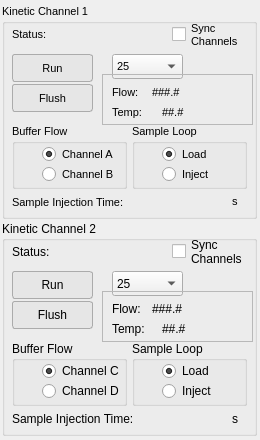
<?xml version="1.0" encoding="UTF-8"?>
<ui version="4.0">
 <class>Kinetic</class>
 <widget class="QWidget" name="Kinetic">
  <property name="geometry">
   <rect>
    <x>0</x>
    <y>0</y>
    <width>260</width>
    <height>440</height>
   </rect>
  </property>
  <property name="sizePolicy">
   <sizepolicy hsizetype="Fixed" vsizetype="Preferred">
    <horstretch>0</horstretch>
    <verstretch>0</verstretch>
   </sizepolicy>
  </property>
  <property name="minimumSize">
   <size>
    <width>260</width>
    <height>440</height>
   </size>
  </property>
  <property name="maximumSize">
   <size>
    <width>262</width>
    <height>500</height>
   </size>
  </property>
  <property name="font">
   <font>
    <family>Segoe UI</family>
   </font>
  </property>
  <property name="windowTitle">
   <string>Form</string>
  </property>
  <property name="styleSheet">
   <string notr="true"/>
  </property>
  <layout class="QGridLayout" name="gridLayout">
   <property name="leftMargin">
    <number>0</number>
   </property>
   <property name="topMargin">
    <number>0</number>
   </property>
   <property name="rightMargin">
    <number>0</number>
   </property>
   <property name="bottomMargin">
    <number>0</number>
   </property>
   <property name="spacing">
    <number>0</number>
   </property>
   <item row="2" column="0">
    <layout class="QVBoxLayout" name="verticalLayout_2">
     <property name="spacing">
      <number>2</number>
     </property>
     <property name="sizeConstraint">
      <enum>QLayout::SetMinimumSize</enum>
     </property>
     <item alignment="Qt::AlignHCenter">
      <widget class="QGroupBox" name="CH1">
       <property name="minimumSize">
        <size>
         <width>255</width>
         <height>215</height>
        </size>
       </property>
       <property name="maximumSize">
        <size>
         <width>255</width>
         <height>215</height>
        </size>
       </property>
       <property name="font">
        <font>
         <family>Segoe UI</family>
         <pointsize>8</pointsize>
        </font>
       </property>
       <property name="title">
        <string>Kinetic Channel 1</string>
       </property>
       <widget class="QPushButton" name="run1">
        <property name="geometry">
         <rect>
          <x>10</x>
          <y>50</y>
          <width>81</width>
          <height>28</height>
         </rect>
        </property>
        <property name="minimumSize">
         <size>
          <width>40</width>
          <height>25</height>
         </size>
        </property>
        <property name="styleSheet">
         <string notr="true">QPushButton {

		background-color: rgb(230, 230, 230);
	    border: 1px solid rgb(171, 171, 171);
		border-radius: 3px;

}

QPushButton::hover{
	background: rgb(253, 253, 253);
	border: 1px raised;
	border-radius: 5px;
}</string>
        </property>
        <property name="text">
         <string>Run</string>
        </property>
       </widget>
       <widget class="QPushButton" name="flush1">
        <property name="geometry">
         <rect>
          <x>10</x>
          <y>80</y>
          <width>81</width>
          <height>28</height>
         </rect>
        </property>
        <property name="minimumSize">
         <size>
          <width>40</width>
          <height>25</height>
         </size>
        </property>
        <property name="styleSheet">
         <string notr="true">QPushButton {

		background-color: rgb(230, 230, 230);
	    border: 1px solid rgb(171, 171, 171);
		border-radius: 3px;

}

QPushButton::hover{
	background: rgb(253, 253, 253);
	border: 1px raised;
	border-radius: 5px;
}</string>
        </property>
        <property name="text">
         <string>Flush</string>
        </property>
       </widget>
       <widget class="QComboBox" name="run_rate_ch1">
        <property name="geometry">
         <rect>
          <x>110</x>
          <y>50</y>
          <width>71</width>
          <height>25</height>
         </rect>
        </property>
        <property name="minimumSize">
         <size>
          <width>40</width>
          <height>25</height>
         </size>
        </property>
        <item>
         <property name="text">
          <string>25</string>
         </property>
        </item>
        <item>
         <property name="text">
          <string>50</string>
         </property>
        </item>
        <item>
         <property name="text">
          <string>100</string>
         </property>
        </item>
        <item>
         <property name="text">
          <string>200</string>
         </property>
        </item>
       </widget>
       <widget class="QLabel" name="label">
        <property name="geometry">
         <rect>
          <x>190</x>
          <y>55</y>
          <width>50</width>
          <height>16</height>
         </rect>
        </property>
        <property name="minimumSize">
         <size>
          <width>50</width>
          <height>16</height>
         </size>
        </property>
        <property name="maximumSize">
         <size>
          <width>50</width>
          <height>16</height>
         </size>
        </property>
        <property name="text">
         <string/>
        </property>
        <property name="pixmap">
         <pixmap resource="ai.qrc">:/img/img/micro_per_min.png</pixmap>
        </property>
        <property name="scaledContents">
         <bool>true</bool>
        </property>
       </widget>
       <widget class="QLabel" name="status1">
        <property name="geometry">
         <rect>
          <x>60</x>
          <y>20</y>
          <width>111</width>
          <height>21</height>
         </rect>
        </property>
        <property name="text">
         <string>&lt;status&gt;</string>
        </property>
       </widget>
       <widget class="QLabel" name="label_15">
        <property name="geometry">
         <rect>
          <x>10</x>
          <y>20</y>
          <width>55</width>
          <height>21</height>
         </rect>
        </property>
        <property name="text">
         <string>Status:</string>
        </property>
       </widget>
       <widget class="QLabel" name="label_17">
        <property name="geometry">
         <rect>
          <x>10</x>
          <y>190</y>
          <width>141</width>
          <height>16</height>
         </rect>
        </property>
        <property name="text">
         <string>Sample Injection Time:</string>
        </property>
       </widget>
       <widget class="QLabel" name="inject_time_ch1">
        <property name="geometry">
         <rect>
          <x>150</x>
          <y>190</y>
          <width>71</width>
          <height>16</height>
         </rect>
        </property>
        <property name="text">
         <string/>
        </property>
       </widget>
       <widget class="QLabel" name="label_18">
        <property name="geometry">
         <rect>
          <x>230</x>
          <y>190</y>
          <width>21</width>
          <height>16</height>
         </rect>
        </property>
        <property name="minimumSize">
         <size>
          <width>10</width>
          <height>10</height>
         </size>
        </property>
        <property name="text">
         <string>&lt;html&gt;&lt;head/&gt;&lt;body&gt;&lt;p&gt;s&lt;/p&gt;&lt;/body&gt;&lt;/html&gt;</string>
        </property>
       </widget>
       <widget class="QCheckBox" name="sync_1">
        <property name="enabled">
         <bool>true</bool>
        </property>
        <property name="geometry">
         <rect>
          <x>170</x>
          <y>10</y>
          <width>81</width>
          <height>41</height>
         </rect>
        </property>
        <property name="text">
         <string>Sync
Channels</string>
        </property>
       </widget>
       <widget class="QGroupBox" name="pump_flow_ch1">
        <property name="geometry">
         <rect>
          <x>10</x>
          <y>120</y>
          <width>115</width>
          <height>65</height>
         </rect>
        </property>
        <property name="title">
         <string>Buffer Flow </string>
        </property>
        <widget class="QRadioButton" name="spr_ch1">
         <property name="geometry">
          <rect>
           <x>30</x>
           <y>40</y>
           <width>81</width>
           <height>20</height>
          </rect>
         </property>
         <property name="text">
          <string>Channel B</string>
         </property>
        </widget>
        <widget class="QRadioButton" name="waste_ch1">
         <property name="geometry">
          <rect>
           <x>30</x>
           <y>20</y>
           <width>81</width>
           <height>20</height>
          </rect>
         </property>
         <property name="text">
          <string>Channel A</string>
         </property>
         <property name="checked">
          <bool>true</bool>
         </property>
        </widget>
       </widget>
       <widget class="QGroupBox" name="sample_flow_ch1">
        <property name="enabled">
         <bool>true</bool>
        </property>
        <property name="geometry">
         <rect>
          <x>130</x>
          <y>120</y>
          <width>115</width>
          <height>65</height>
         </rect>
        </property>
        <property name="title">
         <string>Sample Loop</string>
        </property>
        <widget class="QRadioButton" name="inject_ch1">
         <property name="geometry">
          <rect>
           <x>30</x>
           <y>40</y>
           <width>71</width>
           <height>20</height>
          </rect>
         </property>
         <property name="text">
          <string>Inject</string>
         </property>
        </widget>
        <widget class="QRadioButton" name="load_ch1">
         <property name="geometry">
          <rect>
           <x>30</x>
           <y>20</y>
           <width>71</width>
           <height>20</height>
          </rect>
         </property>
         <property name="text">
          <string>Load</string>
         </property>
         <property name="checked">
          <bool>true</bool>
         </property>
        </widget>
       </widget>
       <widget class="QFrame" name="sensor_frame_ch1">
        <property name="geometry">
         <rect>
          <x>100</x>
          <y>70</y>
          <width>151</width>
          <height>51</height>
         </rect>
        </property>
        <property name="frameShape">
         <enum>QFrame::StyledPanel</enum>
        </property>
        <property name="frameShadow">
         <enum>QFrame::Raised</enum>
        </property>
        <widget class="QLabel" name="label_5">
         <property name="geometry">
          <rect>
           <x>100</x>
           <y>10</y>
           <width>50</width>
           <height>16</height>
          </rect>
         </property>
         <property name="minimumSize">
          <size>
           <width>10</width>
           <height>10</height>
          </size>
         </property>
         <property name="maximumSize">
          <size>
           <width>50</width>
           <height>16</height>
          </size>
         </property>
         <property name="text">
          <string/>
         </property>
         <property name="pixmap">
          <pixmap resource="ai.qrc">:/img/img/micro_per_min.png</pixmap>
         </property>
         <property name="scaledContents">
          <bool>true</bool>
         </property>
        </widget>
        <widget class="QLabel" name="label_2">
         <property name="geometry">
          <rect>
           <x>10</x>
           <y>10</y>
           <width>31</width>
           <height>16</height>
          </rect>
         </property>
         <property name="minimumSize">
          <size>
           <width>10</width>
           <height>10</height>
          </size>
         </property>
         <property name="text">
          <string>Flow:</string>
         </property>
        </widget>
        <widget class="QLabel" name="flow1">
         <property name="geometry">
          <rect>
           <x>50</x>
           <y>10</y>
           <width>41</width>
           <height>16</height>
          </rect>
         </property>
         <property name="text">
          <string>###.#</string>
         </property>
        </widget>
        <widget class="QLabel" name="label_3">
         <property name="geometry">
          <rect>
           <x>10</x>
           <y>30</y>
           <width>51</width>
           <height>16</height>
          </rect>
         </property>
         <property name="text">
          <string>Temp:</string>
         </property>
        </widget>
        <widget class="QLabel" name="temp1">
         <property name="geometry">
          <rect>
           <x>60</x>
           <y>30</y>
           <width>31</width>
           <height>16</height>
          </rect>
         </property>
         <property name="text">
          <string>##.#</string>
         </property>
        </widget>
        <widget class="QLabel" name="label_11">
         <property name="geometry">
          <rect>
           <x>100</x>
           <y>30</y>
           <width>30</width>
           <height>16</height>
          </rect>
         </property>
         <property name="minimumSize">
          <size>
           <width>30</width>
           <height>16</height>
          </size>
         </property>
         <property name="maximumSize">
          <size>
           <width>30</width>
           <height>16</height>
          </size>
         </property>
         <property name="text">
          <string/>
         </property>
         <property name="pixmap">
          <pixmap resource="ai.qrc">:/img/img/deg_c.png</pixmap>
         </property>
         <property name="scaledContents">
          <bool>true</bool>
         </property>
        </widget>
       </widget>
      </widget>
     </item>
     <item alignment="Qt::AlignHCenter">
      <widget class="QGroupBox" name="CH2">
       <property name="minimumSize">
        <size>
         <width>255</width>
         <height>215</height>
        </size>
       </property>
       <property name="maximumSize">
        <size>
         <width>255</width>
         <height>215</height>
        </size>
       </property>
       <property name="font">
        <font>
         <family>Segoe UI</family>
        </font>
       </property>
       <property name="title">
        <string>Kinetic Channel 2</string>
       </property>
       <widget class="QPushButton" name="run2">
        <property name="geometry">
         <rect>
          <x>10</x>
          <y>50</y>
          <width>81</width>
          <height>28</height>
         </rect>
        </property>
        <property name="minimumSize">
         <size>
          <width>40</width>
          <height>25</height>
         </size>
        </property>
        <property name="styleSheet">
         <string notr="true">QPushButton {

		background-color: rgb(230, 230, 230);
	    border: 1px solid rgb(171, 171, 171);
		border-radius: 3px;

}

QPushButton::hover{
	background: rgb(253, 253, 253);
	border: 1px raised;
	border-radius: 5px;
}</string>
        </property>
        <property name="text">
         <string>Run</string>
        </property>
       </widget>
       <widget class="QPushButton" name="flush2">
        <property name="geometry">
         <rect>
          <x>10</x>
          <y>80</y>
          <width>81</width>
          <height>28</height>
         </rect>
        </property>
        <property name="minimumSize">
         <size>
          <width>40</width>
          <height>25</height>
         </size>
        </property>
        <property name="styleSheet">
         <string notr="true">QPushButton {

		background-color: rgb(230, 230, 230);
	    border: 1px solid rgb(171, 171, 171);
		border-radius: 3px;

}

QPushButton::hover{
	background: rgb(253, 253, 253);
	border: 1px raised;
	border-radius: 5px;
}</string>
        </property>
        <property name="text">
         <string>Flush</string>
        </property>
       </widget>
       <widget class="QLabel" name="label_16">
        <property name="geometry">
         <rect>
          <x>10</x>
          <y>20</y>
          <width>55</width>
          <height>21</height>
         </rect>
        </property>
        <property name="text">
         <string>Status:</string>
        </property>
       </widget>
       <widget class="QLabel" name="status2">
        <property name="geometry">
         <rect>
          <x>60</x>
          <y>20</y>
          <width>111</width>
          <height>21</height>
         </rect>
        </property>
        <property name="text">
         <string>&lt;status&gt;</string>
        </property>
       </widget>
       <widget class="QLabel" name="label_19">
        <property name="geometry">
         <rect>
          <x>10</x>
          <y>190</y>
          <width>131</width>
          <height>16</height>
         </rect>
        </property>
        <property name="text">
         <string>Sample Injection Time:</string>
        </property>
       </widget>
       <widget class="QLabel" name="inject_time_ch2">
        <property name="geometry">
         <rect>
          <x>150</x>
          <y>190</y>
          <width>71</width>
          <height>16</height>
         </rect>
        </property>
        <property name="text">
         <string/>
        </property>
       </widget>
       <widget class="QLabel" name="label_20">
        <property name="geometry">
         <rect>
          <x>230</x>
          <y>190</y>
          <width>16</width>
          <height>16</height>
         </rect>
        </property>
        <property name="minimumSize">
         <size>
          <width>10</width>
          <height>10</height>
         </size>
        </property>
        <property name="text">
         <string>&lt;html&gt;&lt;head/&gt;&lt;body&gt;&lt;p&gt;s&lt;/p&gt;&lt;/body&gt;&lt;/html&gt;</string>
        </property>
       </widget>
       <widget class="QComboBox" name="run_rate_ch2">
        <property name="geometry">
         <rect>
          <x>110</x>
          <y>50</y>
          <width>71</width>
          <height>25</height>
         </rect>
        </property>
        <property name="minimumSize">
         <size>
          <width>40</width>
          <height>25</height>
         </size>
        </property>
        <item>
         <property name="text">
          <string>25</string>
         </property>
        </item>
        <item>
         <property name="text">
          <string>50</string>
         </property>
        </item>
        <item>
         <property name="text">
          <string>100</string>
         </property>
        </item>
        <item>
         <property name="text">
          <string>200</string>
         </property>
        </item>
       </widget>
       <widget class="QCheckBox" name="sync_2">
        <property name="enabled">
         <bool>true</bool>
        </property>
        <property name="geometry">
         <rect>
          <x>170</x>
          <y>10</y>
          <width>81</width>
          <height>41</height>
         </rect>
        </property>
        <property name="text">
         <string>Sync
Channels</string>
        </property>
       </widget>
       <widget class="QGroupBox" name="pump_flow_ch2">
        <property name="geometry">
         <rect>
          <x>10</x>
          <y>120</y>
          <width>115</width>
          <height>65</height>
         </rect>
        </property>
        <property name="title">
         <string>Buffer Flow</string>
        </property>
        <widget class="QRadioButton" name="spr_ch2">
         <property name="geometry">
          <rect>
           <x>30</x>
           <y>40</y>
           <width>81</width>
           <height>20</height>
          </rect>
         </property>
         <property name="text">
          <string>Channel D</string>
         </property>
        </widget>
        <widget class="QRadioButton" name="waste_ch2">
         <property name="geometry">
          <rect>
           <x>30</x>
           <y>20</y>
           <width>81</width>
           <height>20</height>
          </rect>
         </property>
         <property name="text">
          <string>Channel C</string>
         </property>
         <property name="checked">
          <bool>true</bool>
         </property>
        </widget>
       </widget>
       <widget class="QGroupBox" name="sample_flow_ch2">
        <property name="enabled">
         <bool>true</bool>
        </property>
        <property name="geometry">
         <rect>
          <x>130</x>
          <y>120</y>
          <width>115</width>
          <height>65</height>
         </rect>
        </property>
        <property name="title">
         <string>Sample Loop</string>
        </property>
        <widget class="QRadioButton" name="inject_ch2">
         <property name="geometry">
          <rect>
           <x>30</x>
           <y>40</y>
           <width>71</width>
           <height>20</height>
          </rect>
         </property>
         <property name="text">
          <string>Inject</string>
         </property>
        </widget>
        <widget class="QRadioButton" name="load_ch2">
         <property name="geometry">
          <rect>
           <x>30</x>
           <y>20</y>
           <width>71</width>
           <height>20</height>
          </rect>
         </property>
         <property name="text">
          <string>Load</string>
         </property>
         <property name="checked">
          <bool>true</bool>
         </property>
        </widget>
       </widget>
       <widget class="QFrame" name="sensor_frame_ch2">
        <property name="geometry">
         <rect>
          <x>100</x>
          <y>70</y>
          <width>151</width>
          <height>51</height>
         </rect>
        </property>
        <property name="frameShape">
         <enum>QFrame::StyledPanel</enum>
        </property>
        <property name="frameShadow">
         <enum>QFrame::Raised</enum>
        </property>
        <widget class="QLabel" name="label_4">
         <property name="geometry">
          <rect>
           <x>10</x>
           <y>10</y>
           <width>31</width>
           <height>16</height>
          </rect>
         </property>
         <property name="minimumSize">
          <size>
           <width>10</width>
           <height>10</height>
          </size>
         </property>
         <property name="text">
          <string>Flow:</string>
         </property>
        </widget>
        <widget class="QLabel" name="flow2">
         <property name="geometry">
          <rect>
           <x>50</x>
           <y>10</y>
           <width>41</width>
           <height>16</height>
          </rect>
         </property>
         <property name="text">
          <string>###.#</string>
         </property>
        </widget>
        <widget class="QLabel" name="label_9">
         <property name="geometry">
          <rect>
           <x>10</x>
           <y>30</y>
           <width>51</width>
           <height>16</height>
          </rect>
         </property>
         <property name="text">
          <string>Temp:</string>
         </property>
        </widget>
        <widget class="QLabel" name="temp2">
         <property name="geometry">
          <rect>
           <x>60</x>
           <y>30</y>
           <width>31</width>
           <height>16</height>
          </rect>
         </property>
         <property name="text">
          <string>##.#</string>
         </property>
        </widget>
        <widget class="QLabel" name="label_7">
         <property name="geometry">
          <rect>
           <x>100</x>
           <y>10</y>
           <width>50</width>
           <height>16</height>
          </rect>
         </property>
         <property name="minimumSize">
          <size>
           <width>50</width>
           <height>16</height>
          </size>
         </property>
         <property name="maximumSize">
          <size>
           <width>50</width>
           <height>16</height>
          </size>
         </property>
         <property name="text">
          <string/>
         </property>
         <property name="pixmap">
          <pixmap resource="ai.qrc">:/img/img/micro_per_min.png</pixmap>
         </property>
         <property name="scaledContents">
          <bool>true</bool>
         </property>
        </widget>
        <widget class="QLabel" name="label_12">
         <property name="geometry">
          <rect>
           <x>100</x>
           <y>30</y>
           <width>30</width>
           <height>16</height>
          </rect>
         </property>
         <property name="minimumSize">
          <size>
           <width>30</width>
           <height>16</height>
          </size>
         </property>
         <property name="maximumSize">
          <size>
           <width>30</width>
           <height>16</height>
          </size>
         </property>
         <property name="text">
          <string/>
         </property>
         <property name="pixmap">
          <pixmap resource="ai.qrc">:/img/img/deg_c.png</pixmap>
         </property>
         <property name="scaledContents">
          <bool>true</bool>
         </property>
        </widget>
       </widget>
       <widget class="QLabel" name="label_6">
        <property name="geometry">
         <rect>
          <x>190</x>
          <y>55</y>
          <width>50</width>
          <height>16</height>
         </rect>
        </property>
        <property name="minimumSize">
         <size>
          <width>50</width>
          <height>16</height>
         </size>
        </property>
        <property name="maximumSize">
         <size>
          <width>50</width>
          <height>16</height>
         </size>
        </property>
        <property name="text">
         <string/>
        </property>
        <property name="pixmap">
         <pixmap resource="ai.qrc">:/img/img/micro_per_min.png</pixmap>
        </property>
        <property name="scaledContents">
         <bool>true</bool>
        </property>
       </widget>
      </widget>
     </item>
    </layout>
   </item>
  </layout>
 </widget>
 <resources>
  <include location="ai.qrc"/>
 </resources>
 <connections/>
</ui>
